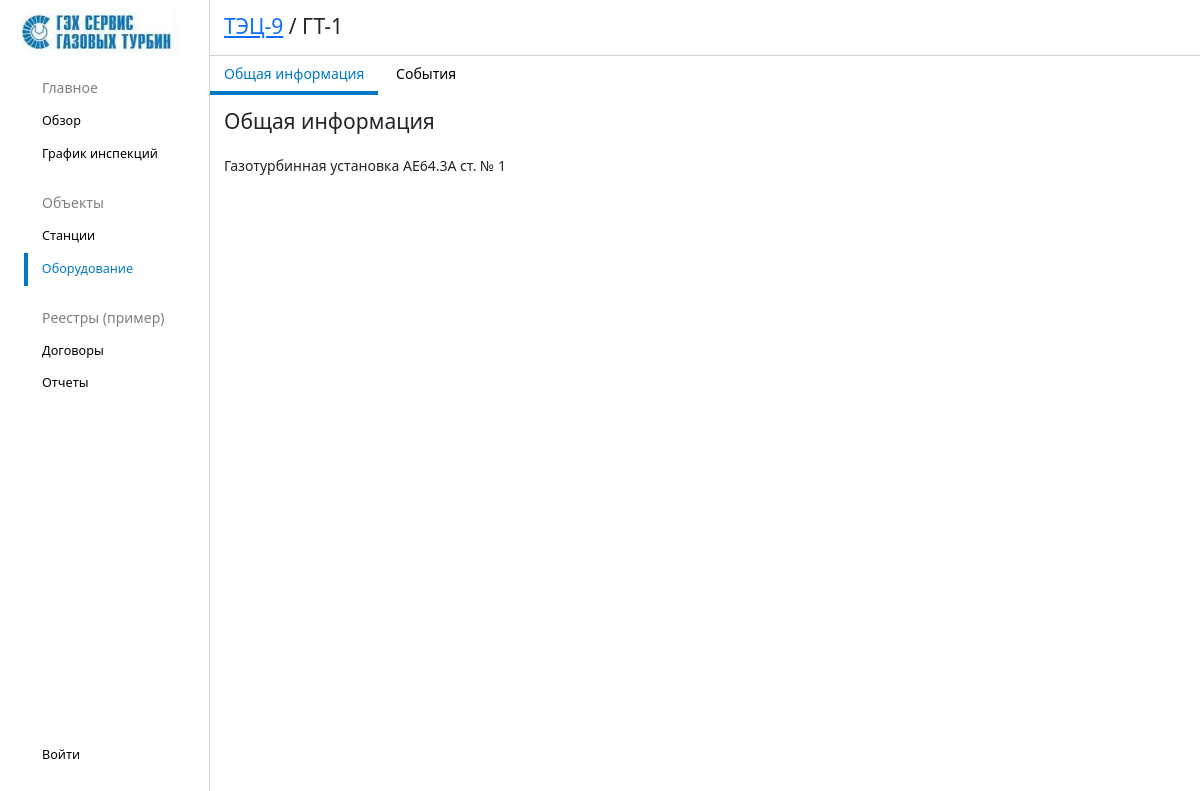
Page /stations/9/8/ on the committed database.
### stations/models.py (models this page shows, shortened)
class Unit(models.Model):
    station = models.ForeignKey(Station, on_delete=models.CASCADE)
    name = models.CharField('Наименование установки', max_length=100)
    short_name = models.CharField('Короткое наименование установки', max_length=10)
    unit_type = models.ForeignKey(UnitType, on_delete=models.SET_NULL, null=True, blank=True)
    station_number = models.CharField('Станционный номер', max_length=10, null=True, blank=True)
    class Meta:
        verbose_name = 'Установка'
        verbose_name_plural = 'Установки'

class Station(models.Model):
    id = models.IntegerField('Ид.', primary_key=True)
    name = models.CharField('Наименование станции', max_length=100)
    short_name = models.CharField('Короткое наименование станции', max_length=10, null=True, blank=True)
    company = models.ForeignKey(Company, on_delete=models.CASCADE, null=True, blank=True)
    address = models.CharField('Адрес нахождения', max_length=100, null=True, blank=True)
    image = models.ImageField('Изображение', blank=True, upload_to='img/')
    class Meta:
        verbose_name = 'Станция'
        verbose_name_plural = 'Станции'

### stations/views.py (the view)
# urls.py: path('<int:station_id>/<int:unit_id>/', views.unit_detail, name='unit_detail'),
def unit_detail(request, station_id, unit_id):
    unit = get_object_or_404(Unit.objects.prefetch_related('event_set'), pk=unit_id)
    data = {
        'unit': unit,
        'events': unit.event_set.all()
    }
    return render(request, 'stations/unit-detail.html', data)

### events/models.py (called while the page is built)
    def __str__(self):
        return f'{self.event_type.short_name} {self.unit.short_name} {self.unit.station.short_name} {self.start.year}'

### stations/templates/stations/unit-detail.html (shortened to what this page needs)
{% extends 'layout.html' %}
{% load static %}
{% block head %}
    <link rel="stylesheet" href="{% static 'stations/css/main.css' %}">
    <link rel="stylesheet" href="{% static 'css/tab.css' %}">
    <link rel="stylesheet" href="{% static 'stations/css/tabcontent.css' %}">
    <link rel="stylesheet" href="{% static 'stations/css/card.css' %}">
{% endblock %}
{% block units-overview %}
    <a href="{% url 'units_overview' %}" class="active">Оборудование</a>
{% endblock %}
{% block topline %}
<div>
    <h6>
        <a href="{% url 'station_detail' unit.station.id %}">{{unit.station.short_name}}</a>
        / {{ unit.short_name }}</h6>
</div>
{% endblock %}
{% block content %}
<div class="tab">
    <button class="tablinks" onclick="openTab(event, 'general')" id="defaultOpen">Общая информация</button>
    <button class="tablinks" onclick="openTab(event, 'events')" id="">События</button>
</div>
<div id="general" class="tabcontent"">
    <h4>Общая информация</h4>
    {{ unit.name }}
</div>
{% endblock %}

### static/css/layout.css (style rules this page uses)
html { font-size: 14px; box-sizing: border-box; }
.sidenav-items a { display: block; margin-left: 2rem; padding: 0.5rem 1rem; color: black; text-decoration: none; font-size: 0.9rem; font-weight: 500; }
.sidenav-items a.active { color: rgb(0, 121, 194); border-left: 0.3rem solid rgb(0, 121, 194); margin-left: 1.7rem; }
.topline h6 { display: inline-block; font-size: 1.5rem; font-weight: 500; }

### static/css/tab.css (style rules this page uses)
.tab { overflow: hidden; }
.tab button { background-color: inherit; float: none; border: none; outline: none; cursor: pointer; padding: 0.5rem 1rem; font-weight: 500; }
.tab button.active { border-bottom: 0.3rem solid rgb(0, 121, 194); color: rgb(0, 121, 194); }

### stations/static/stations/css/tabcontent.css (style rules this page uses)
.tabcontent { display: none; padding: 1rem; }
.tabcontent h4 { padding: 0 0 1rem 0; }

### rows in the picture
Unit: station.short_name "ТЭЦ-9", short_name "ГТ-1", name "Газотурбинная установка AE64.3A ст. № 1"
